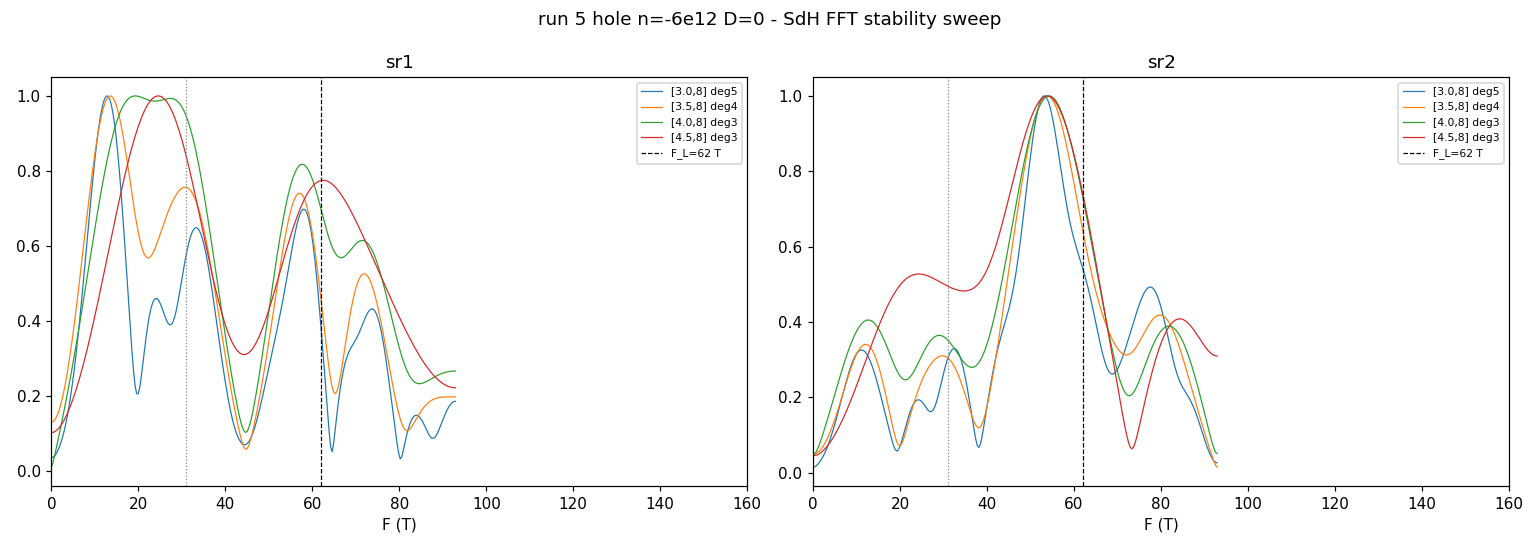

Source code (Python):
"""Run 5 FFT over the usable high-B window, with stability sweep."""
import numpy as np
import matplotlib
matplotlib.use("Agg")
import matplotlib.pyplot as plt
from scipy.signal import find_peaks
from hera.analysis import open_run, sdh_fft

run = open_run("data/5")
B = run.col("magnet_field")
I = 20e-9
R = {ch: run.col_at(run.col_indices(f"{ch}_X")[-1]) / I for ch in ("sr1", "sr2")}
F_L = 62.0

fig, axes = plt.subplots(1, 2, figsize=(14, 5))
for ax, ch in zip(axes, ("sr1", "sr2")):
    for (blo, deg) in ((3.0, 5), (3.5, 4), (4.0, 3), (4.5, 3)):
        try:
            fr, mag = sdh_fft(R[ch], B, b_range=(blo, 8.0), bg_degree=deg)
            ax.plot(fr, mag / mag.max(), lw=0.8, label=f"[{blo},8] deg{deg}")
            if ch == "sr1":
                pk, _ = find_peaks(mag, height=mag.max() * 0.1, distance=4)
                print(f"sr1 [{blo},8] deg{deg}: peaks", [f"{fr[p]:.1f}({mag[p]/mag.max():.2f})" for p in pk])
        except Exception as e:
            print(ch, blo, deg, "->", e)
    ax.axvline(F_L, color="k", ls="--", lw=0.8, label="F_L=62 T")
    ax.axvline(F_L/2, color="gray", ls=":", lw=0.8)
    ax.set_xlim(0, 160); ax.set_xlabel("F (T)"); ax.set_title(ch); ax.legend(fontsize=7)
fig.suptitle("run 5 hole n=-6e12 D=0 - SdH FFT stability sweep")
fig.tight_layout(); fig.savefig("hera_scratch/sdh5_fft2.png", dpi=110)
print("saved")
